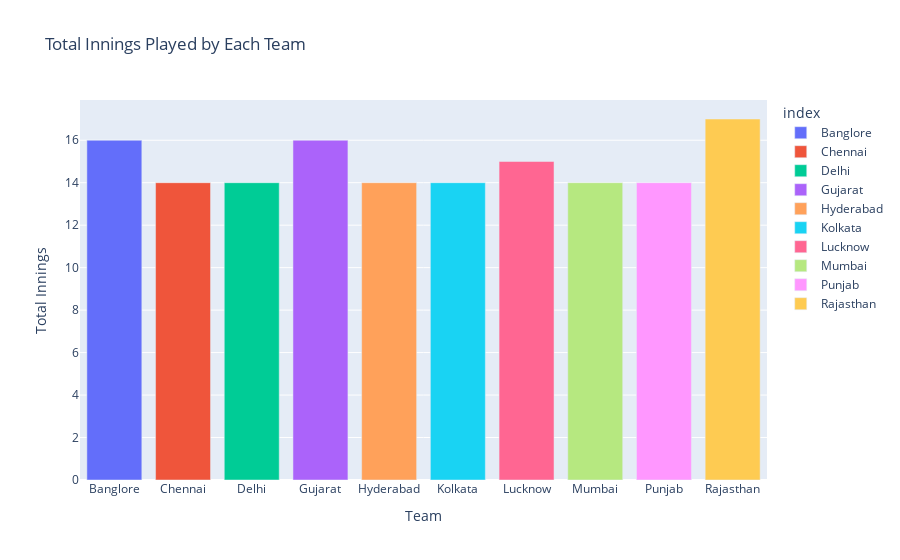

Source (notebook cell):
### Code cell
# Plotting total innings played by each team
fig = px.bar(total_innings_played, 
             x=total_innings_played.index, 
             y=total_innings_played.values, 
             title="Total Innings Played by Each Team", 
             labels={'x': 'Team', 'y': 'Total Innings'},
             color=total_innings_played.index)

fig.update_layout(xaxis_title="Team", yaxis_title="Total Innings")
fig.show()

### Figure 1 — Plotly figure (JSON) as saved in the notebook; plotly's stock layout.template omitted (floating-point values rounded to 4 significant figures)
{"data": [{"hovertemplate": "index=%{x}<br>Total Innings=%{y}<extra></extra>", "legendgroup": "Banglore", "marker": {"color": "#636efa", "pattern": {"shape": ""}}, "name": "Banglore", "orientation": "v", "showlegend": true, "textposition": "auto", "type": "bar", "x": ["Banglore"], "xaxis": "x", "y": [16.0], "yaxis": "y"}, {"hovertemplate": "index=%{x}<br>Total Innings=%{y}<extra></extra>", "legendgroup": "Chennai", "marker": {"color": "#EF553B", "pattern": {"shape": ""}}, "name": "Chennai", "orientation": "v", "showlegend": true, "textposition": "auto", "type": "bar", "x": ["Chennai"], "xaxis": "x", "y": [14.0], "yaxis": "y"}, {"hovertemplate": "index=%{x}<br>Total Innings=%{y}<extra></extra>", "legendgroup": "Delhi", "marker": {"color": "#00cc96", "pattern": {"shape": ""}}, "name": "Delhi", "orientation": "v", "showlegend": true, "textposition": "auto", "type": "bar", "x": ["Delhi"], "xaxis": "x", "y": [14.0], "yaxis": "y"}, {"hovertemplate": "index=%{x}<br>Total Innings=%{y}<extra></extra>", "legendgroup": "Gujarat", "marker": {"color": "#ab63fa", "pattern": {"shape": ""}}, "name": "Gujarat", "orientation": "v", "showlegend": true, "textposition": "auto", "type": "bar", "x": ["Gujarat"], "xaxis": "x", "y": [16.0], "yaxis": "y"}, {"hovertemplate": "index=%{x}<br>Total Innings=%{y}<extra></extra>", "legendgroup": "Hyderabad", "marker": {"color": "#FFA15A", "pattern": {"shape": ""}}, "name": "Hyderabad", "orientation": "v", "showlegend": true, "textposition": "auto", "type": "bar", "x": ["Hyderabad"], "xaxis": "x", "y": [14.0], "yaxis": "y"}, {"hovertemplate": "index=%{x}<br>Total Innings=%{y}<extra></extra>", "legendgroup": "Kolkata", "marker": {"color": "#19d3f3", "pattern": {"shape": ""}}, "name": "Kolkata", "orientation": "v", "showlegend": true, "textposition": "auto", "type": "bar", "x": ["Kolkata"], "xaxis": "x", "y": [14.0], "yaxis": "y"}, {"hovertemplate": "index=%{x}<br>Total Innings=%{y}<extra></extra>", "legendgroup": "Lucknow", "marker": {"color": "#FF6692", "pattern": {"shape": ""}}, "name": "Lucknow", "orientation": "v", "showlegend": true, "textposition": "auto", "type": "bar", "x": ["Lucknow"], "xaxis": "x", "y": [15.0], "yaxis": "y"}, {"hovertemplate": "index=%{x}<br>Total Innings=%{y}<extra></extra>", "legendgroup": "Mumbai", "marker": {"color": "#B6E880", "pattern": {"shape": ""}}, "name": "Mumbai", "orientation": "v", "showlegend": true, "textposition": "auto", "type": "bar", "x": ["Mumbai"], "xaxis": "x", "y": [14.0], "yaxis": "y"}, {"hovertemplate": "index=%{x}<br>Total Innings=%{y}<extra></extra>", "legendgroup": "Punjab", "marker": {"color": "#FF97FF", "pattern": {"shape": ""}}, "name": "Punjab", "orientation": "v", "showlegend": true, "textposition": "auto", "type": "bar", "x": ["Punjab"], "xaxis": "x", "y": [14.0], "yaxis": "y"}, {"hovertemplate": "index=%{x}<br>Total Innings=%{y}<extra></extra>", "legendgroup": "Rajasthan", "marker": {"color": "#FECB52", "pattern": {"shape": ""}}, "name": "Rajasthan", "orientation": "v", "showlegend": true, "textposition": "auto", "type": "bar", "x": ["Rajasthan"], "xaxis": "x", "y": [17.0], "yaxis": "y"}], "layout": {"barmode": "relative", "legend": {"title": {"text": "index"}, "tracegroupgap": 0}, "title": {"text": "Total Innings Played by Each Team"}, "xaxis": {"anchor": "y", "categoryarray": ["Banglore", "Chennai", "Delhi", "Gujarat", "Hyderabad", "Kolkata", "Lucknow", "Mumbai", "Punjab", "Rajasthan"], "categoryorder": "array", "domain": [0, 1], "title": {"text": "Team"}}, "yaxis": {"anchor": "x", "domain": [0, 1], "title": {"text": "Total Innings"}}}}
